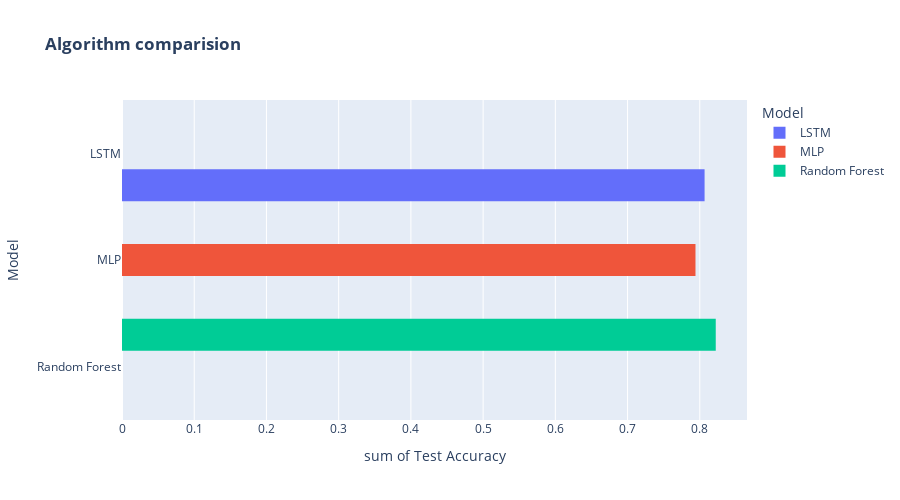

This figure's notebook cell:
### Markdown cell above
## Results Comparision

### Code cell
import plotly.express as px

test_acc_32_early_lstm = lstm32_early_stopping.evaluate(X_test_2, y_test, verbose=0)[1]

test_acc_32_early_mlp = mlp32_early_stopping.evaluate(X_test_2, y_test, verbose=0)[1]

test_acc_rf = rf.score(X_test, y_test)

results = pd.DataFrame({'Model': ['LSTM', 'MLP', 'Random Forest'],
                        'Test Accuracy': [test_acc_32_early_lstm, test_acc_32_early_mlp, test_acc_rf]})
results.head()

# plot the results
fig = px.histogram(results, x='Test Accuracy', y='Model', color='Model', barmode='group', title='<b>Algorithm comparision<b>', labels={'y':'Algorithms','color': 'Algorithms','x': 'Score'}, orientation='h')
fig.update_layout(width=900, height=500, bargap=0.1)
fig.show()

### Figure 1 — Plotly figure (JSON) as saved in the notebook; plotly's stock layout.template omitted (floating-point values rounded to 4 significant figures)
{"data": [{"alignmentgroup": "True", "bingroup": "y", "histfunc": "sum", "hovertemplate": "Model=%{y}<br>sum of Test Accuracy=%{x}<extra></extra>", "legendgroup": "LSTM", "marker": {"color": "#636efa", "pattern": {"shape": ""}}, "name": "LSTM", "offsetgroup": "LSTM", "orientation": "h", "showlegend": true, "type": "histogram", "x": [0.8066], "xaxis": "x", "y": ["LSTM"], "yaxis": "y"}, {"alignmentgroup": "True", "bingroup": "y", "histfunc": "sum", "hovertemplate": "Model=%{y}<br>sum of Test Accuracy=%{x}<extra></extra>", "legendgroup": "MLP", "marker": {"color": "#EF553B", "pattern": {"shape": ""}}, "name": "MLP", "offsetgroup": "MLP", "orientation": "h", "showlegend": true, "type": "histogram", "x": [0.794], "xaxis": "x", "y": ["MLP"], "yaxis": "y"}, {"alignmentgroup": "True", "bingroup": "y", "histfunc": "sum", "hovertemplate": "Model=%{y}<br>sum of Test Accuracy=%{x}<extra></extra>", "legendgroup": "Random Forest", "marker": {"color": "#00cc96", "pattern": {"shape": ""}}, "name": "Random Forest", "offsetgroup": "Random Forest", "orientation": "h", "showlegend": true, "type": "histogram", "x": [0.8221], "xaxis": "x", "y": ["Random Forest"], "yaxis": "y"}], "layout": {"bargap": 0.1, "barmode": "group", "height": 500, "legend": {"title": {"text": "Model"}, "tracegroupgap": 0}, "title": {"text": "<b>Algorithm comparision<b>"}, "width": 900, "xaxis": {"anchor": "y", "domain": [0, 1], "title": {"text": "sum of Test Accuracy"}}, "yaxis": {"anchor": "x", "categoryarray": ["Random Forest", "MLP", "LSTM"], "categoryorder": "array", "domain": [0, 1], "title": {"text": "Model"}}}}
